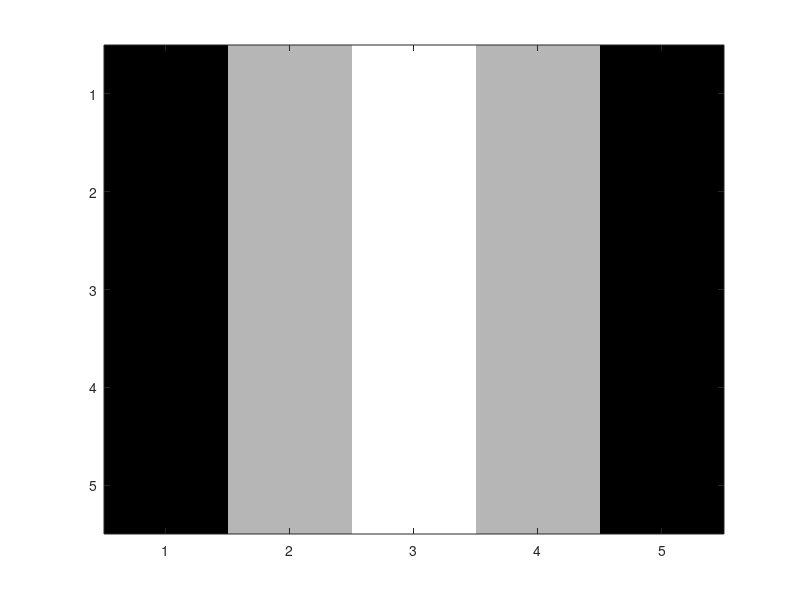

The MATLAB script that drew this image:
%%
% 1. f(x,y) = 4x(1-x).
fxy = @(x,y) 4.*x.*(1-x);
N = 5;
[x,y] = meshgrid(linspace(0,1,N), linspace(0,1,N));
vals = fxy(x,y)*15;
disp(vals);
figure;
image(vals);
colormap(gray(15));

%%
% 4.
u = [1 -3; 4 1];
v = (1/2)*[1 1; -1 -1];
w = (1/2)*[1 -1; 1 -1];

uc = u(:);
nu = (uc'*uc)^(1/2);
vc = v(:);
nv = (vc'*vc)^(1/2);
wc = w(:);
nw = (wc'*wc)^(1/2);
disp(['The norm of u is: ',num2str(nu)])
disp(['The norm of v is: ',num2str(nv)])
disp(['The norm of w is: ',num2str(nw)])
disp(['u . v = ', num2str(nu*nv)])
disp(['u . w = ', num2str(nu*nw)])
disp(['v . w = ', num2str(nv*nw)])
